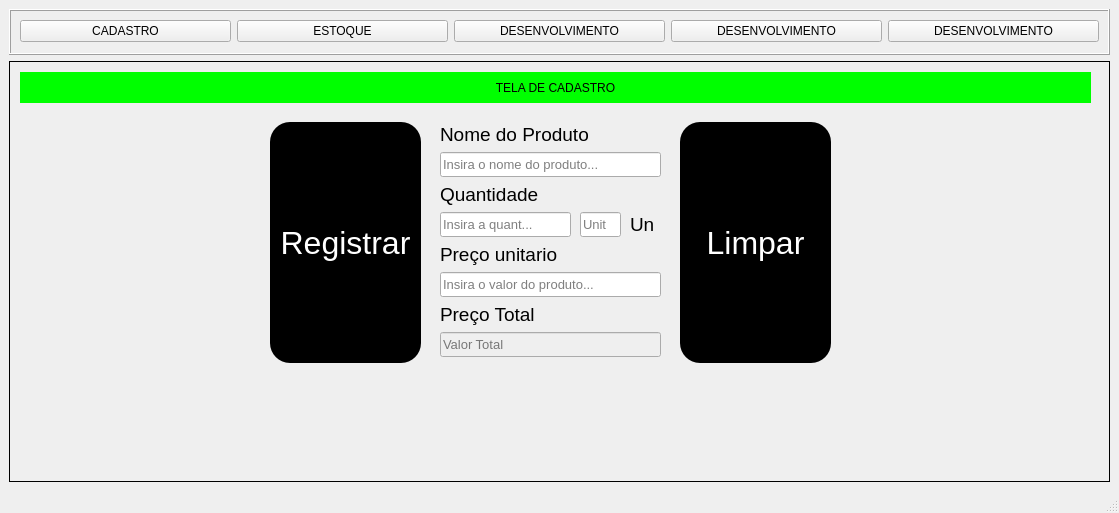
<?xml version="1.0" encoding="UTF-8"?>
<ui version="4.0">
 <class>MainWindow</class>
 <widget class="QMainWindow" name="MainWindow">
  <property name="geometry">
   <rect>
    <x>0</x>
    <y>0</y>
    <width>1119</width>
    <height>513</height>
   </rect>
  </property>
  <property name="windowTitle">
   <string>MainWindow</string>
  </property>
  <widget class="QWidget" name="centralwidget">
   <layout class="QVBoxLayout" name="verticalLayout">
    <item>
     <widget class="QFrame" name="frame_menu">
      <property name="sizePolicy">
       <sizepolicy hsizetype="Preferred" vsizetype="Preferred">
        <horstretch>0</horstretch>
        <verstretch>0</verstretch>
       </sizepolicy>
      </property>
      <property name="frameShape">
       <enum>QFrame::Box</enum>
      </property>
      <property name="frameShadow">
       <enum>QFrame::Raised</enum>
      </property>
      <property name="lineWidth">
       <number>1</number>
      </property>
      <property name="midLineWidth">
       <number>0</number>
      </property>
      <layout class="QHBoxLayout" name="horizontalLayout" stretch="0,0,0,0,0">
       <property name="sizeConstraint">
        <enum>QLayout::SetDefaultConstraint</enum>
       </property>
       <property name="bottomMargin">
        <number>11</number>
       </property>
       <item>
        <widget class="QPushButton" name="btn_page_cadastro">
         <property name="text">
          <string>CADASTRO</string>
         </property>
        </widget>
       </item>
       <item>
        <widget class="QPushButton" name="btn_page_estoque">
         <property name="text">
          <string>ESTOQUE</string>
         </property>
        </widget>
       </item>
       <item>
        <widget class="QPushButton" name="btn_desenvolvimento_1">
         <property name="text">
          <string>DESENVOLVIMENTO</string>
         </property>
        </widget>
       </item>
       <item>
        <widget class="QPushButton" name="btn_desenvolvimento_2">
         <property name="text">
          <string>DESENVOLVIMENTO</string>
         </property>
        </widget>
       </item>
       <item>
        <widget class="QPushButton" name="btn_desenvolvimento_3">
         <property name="text">
          <string>DESENVOLVIMENTO</string>
         </property>
        </widget>
       </item>
      </layout>
     </widget>
    </item>
    <item>
     <widget class="QStackedWidget" name="stackedWidget">
      <property name="inputMethodHints">
       <set>Qt::ImhFormattedNumbersOnly|Qt::ImhPreferNumbers</set>
      </property>
      <property name="frameShape">
       <enum>QFrame::Box</enum>
      </property>
      <property name="currentIndex">
       <number>0</number>
      </property>
      <widget class="QWidget" name="page_cadastro">
       <property name="styleSheet">
        <string notr="true">QPushButton {
color: rgb(255,255,255);
border-radius: 20px;
font-size: 32px;
background-color: rgb(0, 0, 0);
}

QPushButton:hover {
border: 10px solid rgb(170, 255, 255);
color: white;
}</string>
       </property>
       <widget class="QLabel" name="label_cadastro">
        <property name="geometry">
         <rect>
          <x>10</x>
          <y>10</y>
          <width>1071</width>
          <height>31</height>
         </rect>
        </property>
        <property name="styleSheet">
         <string notr="true">QLabel {
background-color: rgb(0, 255, 0);
}</string>
        </property>
        <property name="text">
         <string>TELA DE CADASTRO</string>
        </property>
        <property name="scaledContents">
         <bool>false</bool>
        </property>
        <property name="alignment">
         <set>Qt::AlignCenter</set>
        </property>
       </widget>
       <widget class="QLabel" name="label">
        <property name="geometry">
         <rect>
          <x>430</x>
          <y>60</y>
          <width>221</width>
          <height>25</height>
         </rect>
        </property>
        <property name="font">
         <font>
          <pointsize>14</pointsize>
         </font>
        </property>
        <property name="text">
         <string>Nome do Produto</string>
        </property>
       </widget>
       <widget class="QLineEdit" name="lineEdit">
        <property name="geometry">
         <rect>
          <x>430</x>
          <y>90</y>
          <width>221</width>
          <height>25</height>
         </rect>
        </property>
        <property name="font">
         <font>
          <pointsize>10</pointsize>
         </font>
        </property>
        <property name="text">
         <string/>
        </property>
        <property name="placeholderText">
         <string>Insira o nome do produto...</string>
        </property>
       </widget>
       <widget class="QLabel" name="label_2">
        <property name="geometry">
         <rect>
          <x>430</x>
          <y>120</y>
          <width>221</width>
          <height>25</height>
         </rect>
        </property>
        <property name="font">
         <font>
          <pointsize>14</pointsize>
         </font>
        </property>
        <property name="text">
         <string>Quantidade</string>
        </property>
       </widget>
       <widget class="QLabel" name="label_3">
        <property name="geometry">
         <rect>
          <x>620</x>
          <y>150</y>
          <width>31</width>
          <height>25</height>
         </rect>
        </property>
        <property name="font">
         <font>
          <pointsize>14</pointsize>
         </font>
        </property>
        <property name="text">
         <string>Un</string>
        </property>
       </widget>
       <widget class="QLabel" name="label_4">
        <property name="geometry">
         <rect>
          <x>430</x>
          <y>180</y>
          <width>221</width>
          <height>25</height>
         </rect>
        </property>
        <property name="font">
         <font>
          <pointsize>14</pointsize>
         </font>
        </property>
        <property name="text">
         <string>Preço unitario</string>
        </property>
       </widget>
       <widget class="QLabel" name="label_5">
        <property name="geometry">
         <rect>
          <x>430</x>
          <y>240</y>
          <width>221</width>
          <height>25</height>
         </rect>
        </property>
        <property name="font">
         <font>
          <pointsize>14</pointsize>
         </font>
        </property>
        <property name="text">
         <string>Preço Total</string>
        </property>
       </widget>
       <widget class="QLineEdit" name="lineEdit_2">
        <property name="geometry">
         <rect>
          <x>430</x>
          <y>150</y>
          <width>131</width>
          <height>25</height>
         </rect>
        </property>
        <property name="font">
         <font>
          <pointsize>10</pointsize>
         </font>
        </property>
        <property name="text">
         <string/>
        </property>
        <property name="placeholderText">
         <string>Insira a quant...</string>
        </property>
       </widget>
       <widget class="QLineEdit" name="lineEdit_3">
        <property name="geometry">
         <rect>
          <x>570</x>
          <y>150</y>
          <width>41</width>
          <height>25</height>
         </rect>
        </property>
        <property name="font">
         <font>
          <pointsize>10</pointsize>
         </font>
        </property>
        <property name="text">
         <string/>
        </property>
        <property name="placeholderText">
         <string>Unit</string>
        </property>
       </widget>
       <widget class="QLineEdit" name="lineEdit_4">
        <property name="geometry">
         <rect>
          <x>430</x>
          <y>210</y>
          <width>221</width>
          <height>25</height>
         </rect>
        </property>
        <property name="font">
         <font>
          <pointsize>10</pointsize>
         </font>
        </property>
        <property name="inputMethodHints">
         <set>Qt::ImhPreferNumbers</set>
        </property>
        <property name="text">
         <string/>
        </property>
        <property name="placeholderText">
         <string>Insira o valor do produto...</string>
        </property>
       </widget>
       <widget class="QLineEdit" name="lineEdit_5">
        <property name="enabled">
         <bool>false</bool>
        </property>
        <property name="geometry">
         <rect>
          <x>430</x>
          <y>270</y>
          <width>221</width>
          <height>25</height>
         </rect>
        </property>
        <property name="font">
         <font>
          <pointsize>10</pointsize>
         </font>
        </property>
        <property name="inputMethodHints">
         <set>Qt::ImhNone</set>
        </property>
        <property name="text">
         <string/>
        </property>
        <property name="placeholderText">
         <string>Valor Total</string>
        </property>
       </widget>
       <widget class="QPushButton" name="btn_limpar_cadastro">
        <property name="geometry">
         <rect>
          <x>670</x>
          <y>60</y>
          <width>151</width>
          <height>241</height>
         </rect>
        </property>
        <property name="text">
         <string>Limpar</string>
        </property>
       </widget>
       <widget class="QPushButton" name="btn_registrar_cadastro">
        <property name="geometry">
         <rect>
          <x>260</x>
          <y>60</y>
          <width>151</width>
          <height>241</height>
         </rect>
        </property>
        <property name="text">
         <string>Registrar</string>
        </property>
       </widget>
      </widget>
      <widget class="QWidget" name="page_estoque">
       <widget class="QLabel" name="label_estoque">
        <property name="geometry">
         <rect>
          <x>10</x>
          <y>10</y>
          <width>1071</width>
          <height>31</height>
         </rect>
        </property>
        <property name="styleSheet">
         <string notr="true">QLabel {
background-color: rgb(255, 255, 0);
}</string>
        </property>
        <property name="text">
         <string>TELA DE ESTOQUE</string>
        </property>
        <property name="scaledContents">
         <bool>false</bool>
        </property>
        <property name="alignment">
         <set>Qt::AlignCenter</set>
        </property>
        <property name="buddy">
         <cstring>btn_page_estoque</cstring>
        </property>
       </widget>
      </widget>
     </widget>
    </item>
   </layout>
  </widget>
  <widget class="QMenuBar" name="menubar">
   <property name="geometry">
    <rect>
     <x>0</x>
     <y>0</y>
     <width>1119</width>
     <height>26</height>
    </rect>
   </property>
  </widget>
  <widget class="QStatusBar" name="statusbar"/>
 </widget>
 <tabstops>
  <tabstop>btn_page_cadastro</tabstop>
  <tabstop>btn_page_estoque</tabstop>
  <tabstop>btn_desenvolvimento_1</tabstop>
  <tabstop>btn_desenvolvimento_2</tabstop>
  <tabstop>btn_desenvolvimento_3</tabstop>
 </tabstops>
 <resources/>
 <connections/>
</ui>
